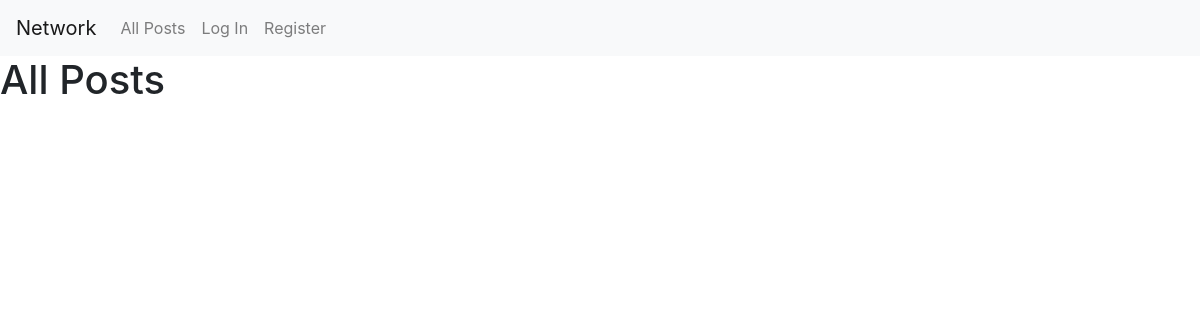
/, run on an earlier commit of the app's database.
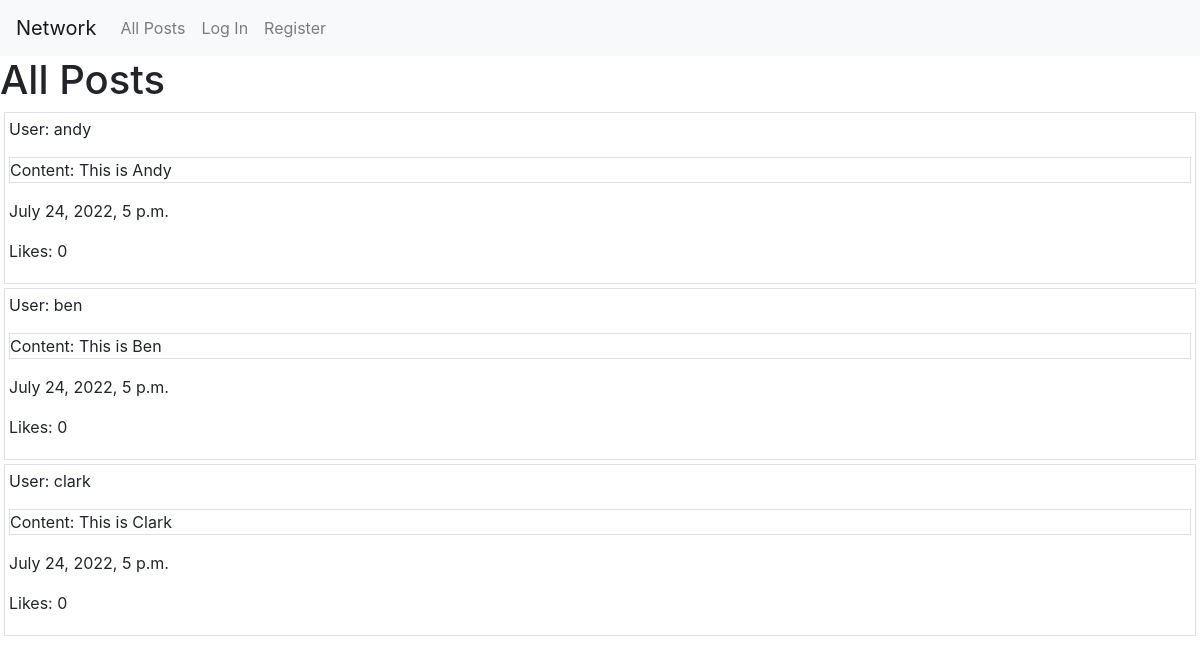
And on a later commit of the database.
### network/models.py (models this page shows, shortened)
class Post(models.Model):
    user = models.ForeignKey("User", on_delete=models.CASCADE)
    content = models.TextField(blank=False)
    created_on = models.DateTimeField(auto_now_add=True)
    likes = models.IntegerField(default=0)

class User(AbstractUser):
    def __str__(self) -> str:
        return f"{self.username}"

### network/views.py (the view)
# urls.py: path("", views.IndexView.as_view(), name="index"),
class IndexView(generic.ListView):
    template_name = "network/index.html"
    context_object_name = "posts"
    def get_queryset(self):
        return Post.objects.order_by("-created_on")

### network/templates/network/index.html (shortened to what this page needs)
{% extends "network/layout.html" %}
{% block body %}
    <h1>All Posts</h1>
    {% for post in posts  %}
        <div class="p-1 m-1 border">
            <p>User: {{ post.user}}</p>
            <p class="border">Content: {{ post.content}}</p>
            <p>{{ post.created_on}}</p>
            <p>Likes: {{ post.likes}}</p>
        </div>
    {% endfor %}
{% endblock %}

### network/templates/network/layout.html (shortened to what this page needs)
{% load static %}
<!DOCTYPE html>
<html lang="en">
    <head>
        <link rel="stylesheet" href="https://stackpath.bootstrapcdn.com/bootstrap/4.4.1/css/bootstrap.min.css">
        <link href="{% static 'network/styles.css' %}" rel="stylesheet">
    </head>
    <body>
        <nav class="navbar navbar-expand-lg navbar-light bg-light">
            <a class="navbar-brand" href="#">Network</a>
            <div>
              <ul class="navbar-nav mr-auto">
                <li class="nav-item">
                  <a class="nav-link" href="{% url 'index' %}">All Posts</a>
                </li>
                {% if user.is_authenticated %}
                    <li class="nav-item">
                        <a class="nav-link" href="#">Following</a>
                    </li>
                    <li class="nav-item">
                        <a class="nav-link" href="{% url 'logout' %}">Log Out</a>
                    </li>
                {% else %}
                    <li class="nav-item">
                        <a class="nav-link" href="{% url 'login' %}">Log In</a>
                    </li>
                    <li class="nav-item">
                        <a class="nav-link" href="{% url 'register' %}">Register</a>
                    </li>
                {% endif %}
              </ul>
            </div>
          </nav>
        <div class="body">
            {% block body %}
            {% endblock %}
        </div>
    </body>
</html>

What changed in the data, as far as the page shows it:
added Post: user "andy", content "This is Andy", created_on "July 24, 2022, 5 p.m.", likes "0"
added Post: user "ben", content "This is Ben", created_on "July 24, 2022, 5 p.m.", likes "0"
added Post: user "clark", content "This is Clark", created_on "July 24, 2022, 5 p.m.", likes "0"
